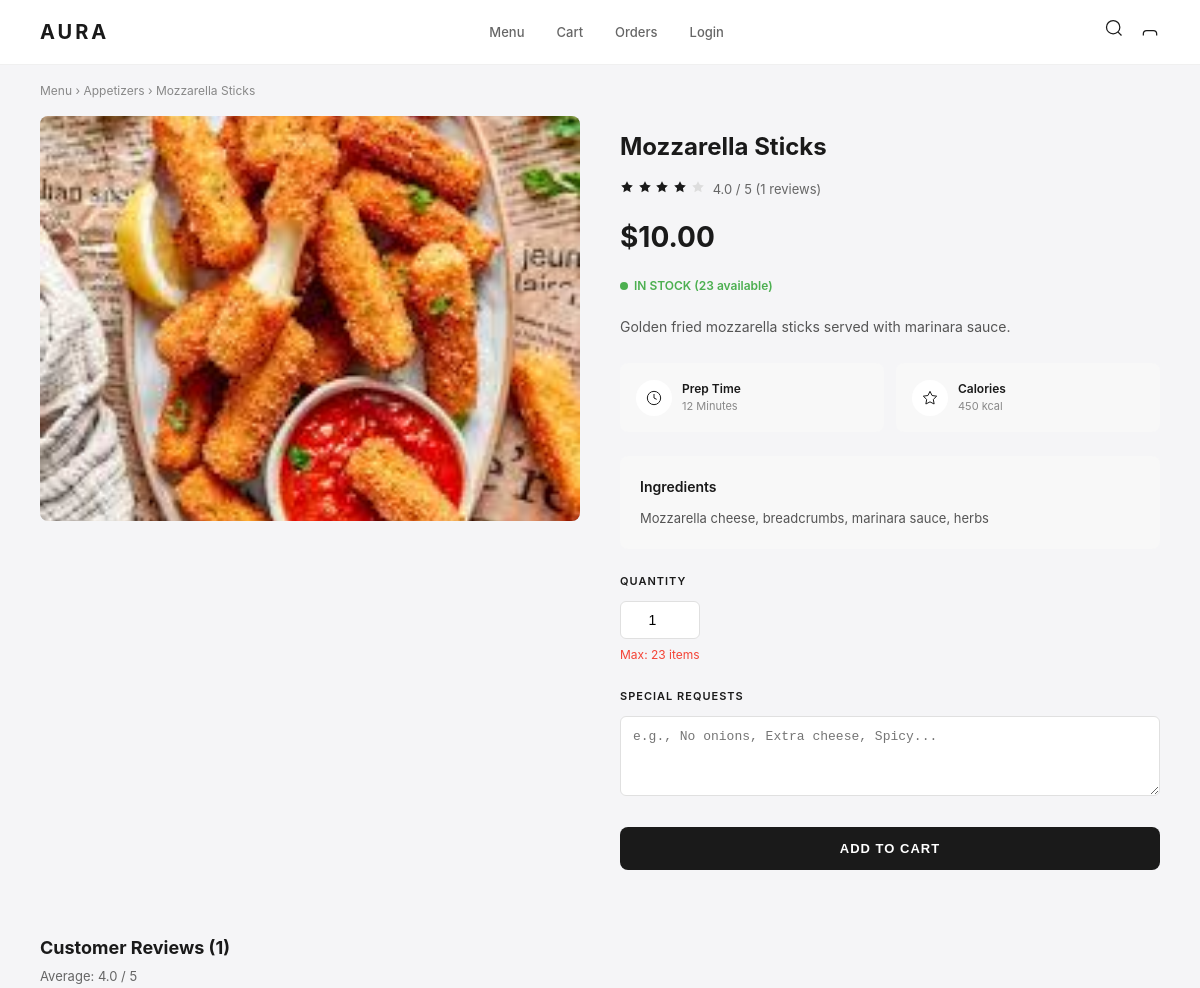
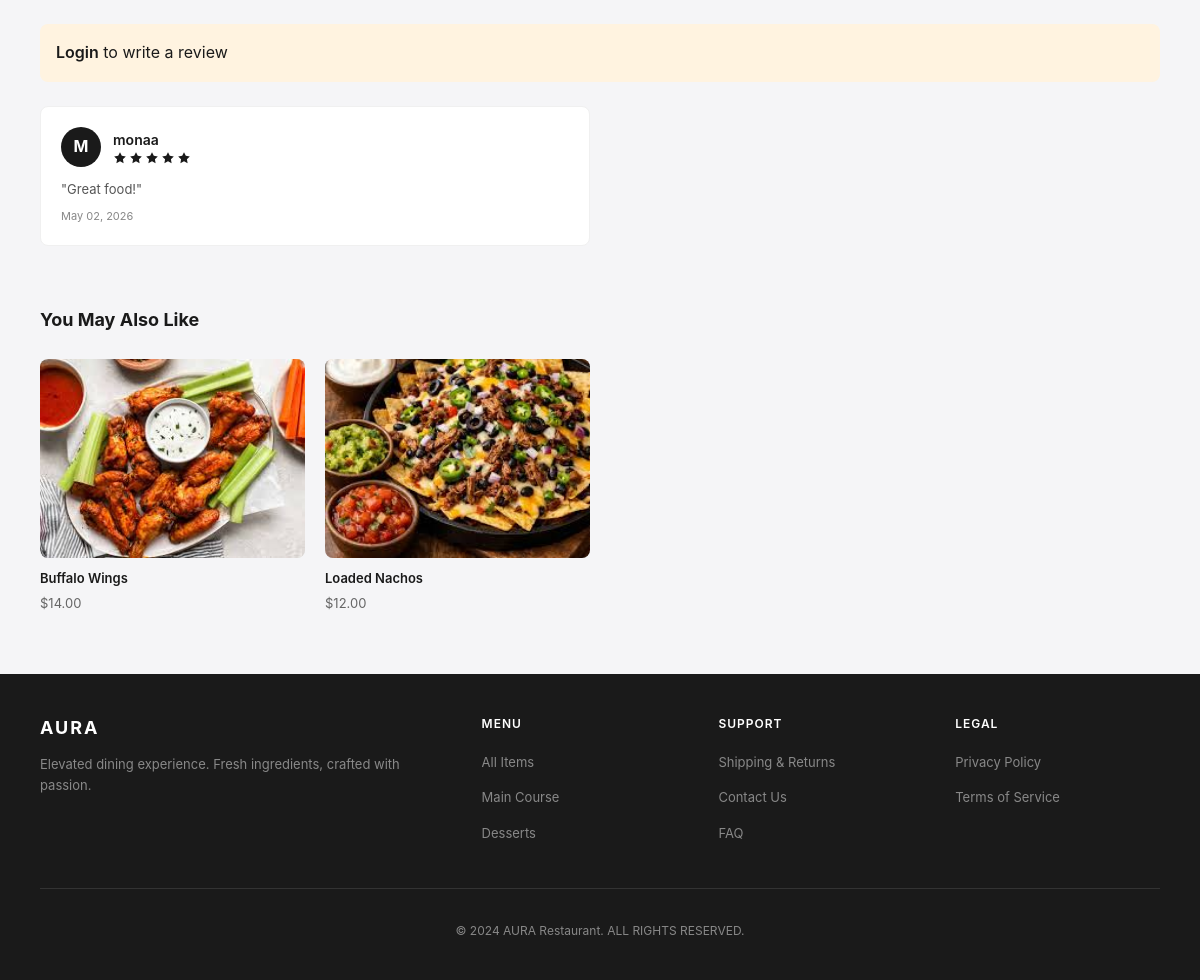
Screenshot of /customer/product/1 with the database file from the repository (2 pictures, top to bottom).
### app/models/menu_item.py (models this page shows, shortened)
class MenuItem(db.Model):
    __tablename__ = 'menu_items'
    id = db.Column(db.Integer, primary_key=True)
    name = db.Column(db.String(100), nullable=False)
    description = db.Column(db.Text)
    price = db.Column(db.Numeric(10, 2), nullable=False)
    category = db.Column(db.Enum(Category), nullable=False)
    image_url = db.Column(db.String(255))
    is_available = db.Column(db.Boolean, default=True)
    stock_quantity = db.Column(db.Integer, default=10)  # ← NEW: Available stock
    preparation_time = db.Column(db.Integer, default=15)
    calories = db.Column(db.Integer)
    ingredients = db.Column(db.Text)
    created_at = db.Column(db.DateTime, default=db.func.current_timestamp())
    order_items = db.relationship('OrderItem', backref='menu_item', lazy=True)
    reviews = db.relationship('Review', backref='menu_item', lazy=True, cascade='all, delete-orphan')
    @property
    def available_stock(self):
        from app.models.orders import Order, OrderStatus
        from app.models.order_item import OrderItem
        pending = db.session.query(db.func.sum(OrderItem.quantity)).join(
            Order, OrderItem.order_id == Order.id
        ).filter(
            OrderItem.menu_item_id == self.id,
            Order.status.in_([OrderStatus.PENDING, OrderStatus.CONFIRMED])
        ).scalar() or 0
        return max(0, self.stock_quantity - pending)
    @property
    def average_rating(self):
        if not self.reviews:
            return 0
        return round(sum(r.rating for r in self.reviews) / len(self.reviews), 1)

### app/models/review.py (models this page shows, shortened)
class Review(db.Model):
    __tablename__ = 'reviews'
    id = db.Column(db.Integer, primary_key=True)
    menu_item_id = db.Column(db.Integer, db.ForeignKey('menu_items.id'), nullable=False)
    customer_id = db.Column(db.Integer, db.ForeignKey('users.id'), nullable=False)
    rating = db.Column(db.Integer, nullable=False)  # 1-5
    comment = db.Column(db.Text)
    created_at = db.Column(db.DateTime, default=datetime.utcnow)
    customer = db.relationship('User', back_populates='reviews')

### app/models/user.py (models this page shows, shortened)
class User(db.Model):
    __tablename__ = 'users'
    id = db.Column(db.Integer, primary_key=True)
    username = db.Column(db.String(80), unique=True, nullable=False)
    email = db.Column(db.String(120), unique=True, nullable=False)
    password_hash = db.Column(db.String(256), nullable=False)
    phone = db.Column(db.String(20))
    address = db.Column(db.Text)
    created_at = db.Column(db.DateTime, default=datetime.utcnow)
    orders = db.relationship('Order', back_populates='customer', lazy=True, cascade='all, delete-orphan')
    reviews = db.relationship('Review', back_populates='customer', lazy=True, cascade='all, delete-orphan')

### app/routes/customer.py (the view)
@customer_bp.route('/product/<int:id>')
def product_details(id):
    from app.models.menu_item import MenuItem
    item = MenuItem.query.get_or_404(id)
    related = MenuItem.query.filter_by(
        category=item.category,
        is_available=True
    ).filter(MenuItem.id != id).limit(4).all()
    reviews = item.reviews.order_by(Review.created_at.desc()).all() if hasattr(item.reviews, 'order_by') else item.reviews
    return render_template('products/product_details.html',
                         item=item,
                         related=related,
                         reviews=reviews)

### app/templates/products/product_details.html (shortened to what this page needs)
{% extends "base.html" %}
{% block content %}
<div class="bread">
  <a href="{{ url_for('customer.menu') }}">Menu</a> &rsaquo;
  <a href="{{ url_for('customer.menu', category=item.category.value.lower().replace(' ', '_')) }}">{{ item.category.value }}</a> &rsaquo;
  {{ item.name }}
</div>
<main class="wrap">
  <div class="main">
    {% if item.image_url %}
      {% set img_path = item.image_url %}
      {% if img_path.startswith('static/') %}
        {% set img_path = img_path[7:] %}
      {% endif %}
      <img src="{{ url_for('static', filename=img_path) }}" alt="{{ item.name }}" onerror="this.src='https://via.placeholder.com/600x450?text={{ item.name | urlencode }}'">
    {% else %}
      <img src="https://via.placeholder.com/600x450?text={{ item.name | urlencode }}" alt="{{ item.name }}">
    {% endif %}
  </div>
  <div class="info">
    <h1>{{ item.name }}</h1>
    <div class="rating">
      <div class="stars">
        {% set avg_rating = item.average_rating %}
        {% for i in range(5) %}
          {% if i < avg_rating|int %}
            <svg width="14" height="14" viewBox="0 0 24 24" fill="var(--c1)"><path d="M12 2l3.09 6.26L22 9.27l-5 4.87 1.18 6.88L12 17.77l-6.18 3.25L7 14.14 2 9.27l6.91-1.01L12 2z"/></svg>
          {% else %}
            <svg width="14" height="14" viewBox="0 0 24 24" fill="#ddd"><path d="M12 2l3.09 6.26L22 9.27l-5 4.87 1.18 6.88L12 17.77l-6.18 3.25L7 14.14 2 9.27l6.91-1.01L12 2z"/></svg>
          {% endif %}
        {% endfor %}
      </div>
      <span>{{ avg_rating }} / 5 ({{ item.reviews|length }} reviews)</span>
    </div>
    <div class="price">
      <span class="now">${{ "%.2f"|format(item.price|float) }}</span>
    </div>
    {% set available = item.available_stock %}
    {% if available > 5 %}
      <div class="stock in-stock">
        <span class="dot in-stock"></span>
        IN STOCK ({{ available }} available)
      </div>
    {% elif available > 0 %}
      <div class="stock low-stock">
        <span class="dot low-stock"></span>
        LOW STOCK - Only {{ available }} left!
      </div>
    {% else %}
      <div class="stock out-of-stock">
        <span class="dot out-of-stock"></span>
        OUT OF STOCK
      </div>
    {% endif %}
    <p class="desc">{{ item.description or 'Delicious food crafted with passion and the finest ingredients.' }}</p>
    <div class="meta-info">
      <div class="meta-item">
        <div class="meta-icon">
          <svg viewBox="0 0 24 24"><circle cx="12" cy="12" r="10"/><polyline points="12 6 12 12 16 14"/></svg>
        </div>
        <div>
          <div class="meta-t">Prep Time</div>
          <div class="meta-s">{{ item.preparation_time }} Minutes</div>
        </div>
      </div>
      <div class="meta-item">
        <div class="meta-icon">
          <svg viewBox="0 0 24 24"><path d="M12 2l3.09 6.26L22 9.27l-5 4.87 1.18 6.88L12 17.77l-6.18 3.25L7 14.14 2 9.27l6.91-1.01L12 2z"/></svg>
        </div>
        <div>
          <div class="meta-t">Calories</div>
          <div class="meta-s">{{ item.calories or 'N/A' }} kcal</div>
        </div>
      </div>
    </div>
    {% if item.ingredients %}
    <div class="ingredients">
      <h3>Ingredients</h3>
      <p>{{ item.ingredients }}</p>
    </div>
    {% endif %}
    {% if available > 0 %}
    <form action="{{ url_for('customer.add_to_cart') }}" method="POST">
      <div class="quantity">
        <div class="label">Quantity</div>
        <input type="number" name="quantity" class="qty-input" value="1" min="1" max="{{ available }}" required>
        <div class="stock-limit">Max: {{ available }} items</div>
      </div>
      <div class="special-requests">
        <div class="label">Special Requests</div>
        <textarea name="special_requests" placeholder="e.g., No onions, Extra cheese, Spicy..."></textarea>
      </div>
      <div class="btns">
        <button type="submit" class="btn btn-b">Add to Cart</button>
      </div>
    </form>
    {% else %}
    <div class="btns">
      <button class="btn btn-b" disabled>Out of Stock</button>
    </div>
    {% endif %}
  </div>
</main>
<section class="reviews">
  <div class="head">
    <div>
      <h2>Customer Reviews ({{ item.reviews|length }})</h2>
      {% if item.reviews %}
        <span style="font-size:13px;color:var(--cg);">
          Average: {{ item.average_rating }} / 5
        </span>
      {% endif %}
    </div>
  </div>
  {% if current_user.is_authenticated %}
    {% set user_reviewed = item.reviews | selectattr('customer_id', 'equalto', current_user.id) | list | length > 0 %}
    {% if not user_reviewed %}
    <div class="add-review-form" style="background:#f8f8f8;padding:24px;border-radius:var(--r);margin-bottom:24px;">
      <h3 style="font-size:16px;margin-bottom:16px;">Write a Review</h3>
      <form action="{{ url_for('customer.add_review', item_id=item.id) }}" method="POST">
        <input type="hidden" name="csrf_token" value="{{ csrf_token() }}">
        <div class="rating-input" style="margin-bottom:16px;">
          <label style="display:block;font-size:12px;font-weight:600;margin-bottom:8px;">Your Rating</label>
          <div class="stars-select" style="display:flex;gap:8px;">
            {% for i in range(1, 6) %}
            <label style="cursor:pointer;font-size:24px;color:#ddd;transition:color 0.2s;"
                   onmouseover="highlightStars({{ i }})"
                   onmouseout="resetStars()"
                   onclick="setRating({{ i }})">
              <input type="radio" name="rating" value="{{ i }}" style="display:none;" required>
              &#9733;
            </label>
            {% endfor %}
          </div>
        </div>
        <div style="margin-bottom:16px;">
          <label style="display:block;font-size:12px;font-weight:600;margin-bottom:8px;">Your Review</label>
          <textarea name="comment" placeholder="Tell us what you think..."
                    style="width:100%;padding:12px;border:1.5px solid var(--cb);border-radius:6px;font-size:13px;resize:vertical;min-height:100px;"></textarea>
        </div>
        <button type="submit" class="btn btn-b" style="width:auto;padding:12px 24px;">Submit Review</button>
      </form>
    </div>
    <script>
      function highlightStars(n) {
        const stars = document.querySelectorAll('.stars-select label');
        stars.forEach((star, index) => {
          star.style.color = index < n ? 'var(--c1)' : '#ddd';
        });
      }
      function resetStars() {
        const selected = document.querySelector('input[name="rating"]:checked');
        const rating = selected ? selected.value : 0;
        highlightStars(rating);
      }
      function setRating(n) {
        const inputs = document.querySelectorAll('input[name="rating"]');
        inputs[n-1].checked = true;
        highlightStars(n);
      }
    </script>
    {% else %}
    <div style="background:#e8f5e9;padding:16px;border-radius:var(--r);margin-bottom:24px;color:#2e7d32;font-size:13px;">
      You already reviewed this item
    </div>
    {% endif %}
  {% else %}
    <div style="background:#fff3e0;padding:16px;border-radius:var(--r);margin-bottom:24px;">
      <a href="{{ url_for('auth.login') }}" style="color:var(--c1);font-weight:600;">Login</a> to write a review
    </div>
  {% endif %}
  {% if item.reviews %}
  <div class="r-grid">
    {% for review in item.reviews %}
    <div class="r-card">
      <div class="r-user">
        <div class="r-avatar">{{ review.customer.username[0]|upper }}</div>
        <div>
          <div class="r-name">{{ review.customer.username }}</div>
          <div class="r-stars">
            {% for i in range(5) %}
              {% if i < review.rating %}
                <svg viewBox="0 0 24 24"><path d="M12 2l3.09 6.26L22 9.27l-5 4.87 1.18 6.88L12 17.77l-6.18 3.25L7 14.14 2 9.27l6.91-1.01L12 2z"/></svg>
              {% else %}
                <svg viewBox="0 0 24 24" fill="#ddd"><path d="M12 2l3.09 6.26L22 9.27l-5 4.87 1.18 6.88L12 17.77l-6.18 3.25L7 14.14 2 9.27l6.91-1.01L12 2z"/></svg>
              {% endif %}
            {% endfor %}
          </div>
        </div>
      </div>
      <p class="r-text">"{{ review.comment or 'Great food!' }}"</p>
      <div style="font-size:11px;color:var(--cl);margin-top:8px;">
        {{ review.created_at.strftime('%B %d, %Y') }}
      </div>
    </div>
    {% endfor %}
  </div>
  {% else %}
  <div class="no-reviews">
    <p>No reviews yet. Be the first to review!</p>
  </div>
  {% endif %}
</section>
{% if related %}
<section class="rec">
  <h2>You May Also Like</h2>
  <div class="rec-g">
    {% for rel in related %}
    <a href="{{ url_for('customer.product_details', id=rel.id) }}" class="rec-c">
      <div class="rec-img">
        {% if rel.image_url %}
          {% set img_path = rel.image_url %}
          {% if img_path.startswith('static/') %}
            {% set img_path = img_path[7:] %}
          {% endif %}
          <img src="{{ url_for('static', filename=img_path) }}" alt="{{ rel.name }}" onerror="this.src='https://via.placeholder.com/300x225?text={{ rel.name | urlencode }}'">
        {% else %}
          <img src="https://via.placeholder.com/300x225?text={{ rel.name | urlencode }}" alt="{{ rel.name }}">
        {% endif %}
      </div>
      <div class="rec-n">{{ rel.name }}</div>
      <div class="rec-p">${{ "%.2f"|format(rel.price|float) }}</div>
    </a>
    {% endfor %}
  </div>
</section>
{% endif %}
{% endblock %}

### rows the page displays
MenuItem: category.value "Appetizers", name "Mozzarella Sticks", name (picture), price "10.00", description "Golden fried mozzarella sticks served with marinara sauce.", preparation_time "12", calories "450", ingredients "Mozzarella cheese, breadcrumbs, marinara sauce, herbs"
Review: average_rating "4.0", customer "M", customer.username "monaa", comment "Great food!", created_at "May 02, 2026"
MenuItem: name (picture), name "Buffalo Wings", price "14.00"
MenuItem: name (picture), name "Loaded Nachos", price "12.00"

### other values shown
{{ avg_rating }} "4.0"
{{ item.reviews|length }} "1"
{{ available }} "23"
